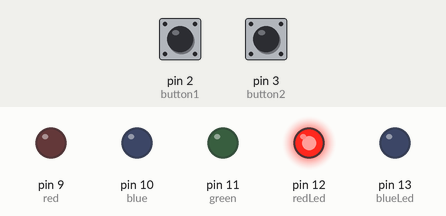
Simulated run of this sketch. Board: Arduino Uno, built with avr-gcc and run on an emulated ATmega328P. On the bench: output pins drawn as LEDs (lit = HIGH). Dashed ring = blinking. Inputs (shaded band) come from the test bench; at power-on: pin 2 (button1) LOW, pin 3 (button2) LOW.

Above: at 1.2 s.
1.3 s: pin 2 (button1) pulled HIGH for 0.15 s
At 2.6 s:
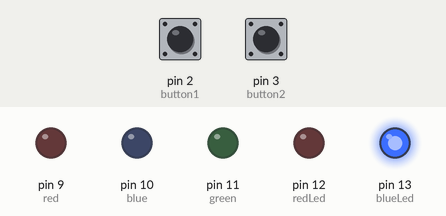
2.9 s: pin 3 (button2) pulled HIGH for 0.15 s
At 3.4 s:
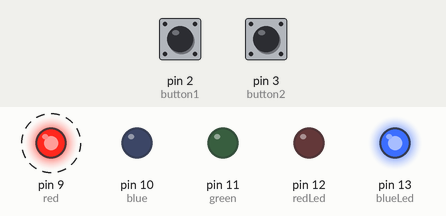
6.0 s: pin 3 (button2) pulled HIGH for 1 s
At 6.9 s:
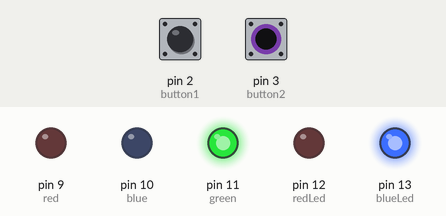
8.5 s: pin 3 (button2) pulled HIGH for 3.2 s
At 13.1 s:
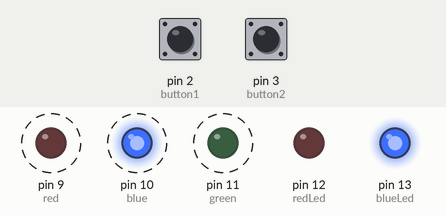
Timing chart, 0 to 15.7 s (numbered marks = the images above; inputs shaded):
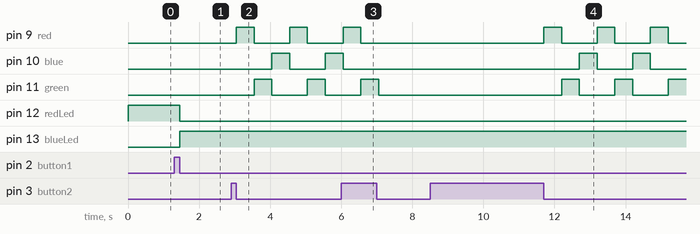

Measured:
- after the input at 1.3 s, pin 12 (redLed): HIGH → LOW after 0.15 s; pin 13 (blueLed): LOW → HIGH after 0.15 s
- after the input at 2.9 s, pin 9 (red): alternates HIGH for 0.50 s and LOW for 1.0 s, starting after 0.15 s; pin 10 (blue): LOW → HIGH after 1.2 s, → LOW 0.50 s later, → HIGH 1.0 s later; pin 11 (green): alternates HIGH for 0.50 s and LOW for 1.0 s, starting after 0.65 s
- after the input at 6.0 s, pin 9 (red): goes on until 6.6 s, then stays LOW; pin 10 (blue): goes on until 6.1 s, then stays LOW; pin 11 (green): goes on until 7.1 s, then stays LOW
- after the input at 8.5 s, pin 9 (red): alternates HIGH for 0.50 s and LOW for 1.0 s, starting after 3.2 s; pin 10 (blue): alternates HIGH for 0.50 s and LOW for 1.0 s, starting after 4.2 s; pin 11 (green): alternates HIGH for 0.50 s and LOW for 1.0 s, starting after 3.7 s

The sketch:

lab_5.ino
```cpp
/*
Miguel Andrade
Tuesday October 10th, 2023
Using Buttons to change LEDS and RGB and cycle between
*/


int redLed = 12;
int blueLed = 13; //The blue LED is connected pin 13 of the Arduino.
int button1 = 2; //The button 1 connect to pin 2 of the Arduino.
int button2 = 3; //The buttons 2 ic connected to pin 3

int red = 9; //rgb pins
int blue = 10;
int green = 11;

int buttonState1 = 0;
int buttonState2 = 1;
int count = 0; //count sfor lvl3

int countBR = 0; //counts f or lvl 4
int countRGB = 0;

void loop() {
  //level1();
  //level2();
  //level3();
  level4();


}
//function for lvl3
void lightOff() {
  count = 1;
}


void setup() { //The Setup function runs once
pinMode(blueLed, OUTPUT); //Setup blue LED pin as an output pin.
pinMode(redLed, OUTPUT);
pinMode(button1, INPUT); //Setup button1 pin as an input pin.
pinMode(button2, INPUT);
pinMode(red, OUTPUT);
pinMode(green, OUTPUT);
pinMode(blue, OUTPUT);
  //intruput changing the value from higher to lower
attachInterrupt(digitalPinToInterrupt(button2), lightOff, FALLING);
Serial.begin(9600);
 //leve 4 intruputts for when pin goes high to low
attachInterrupt(digitalPinToInterrupt(button1), toggleButton1, FALLING);
  attachInterrupt(digitalPinToInterrupt(button2), toggleButton2, FALLING);

}


void level1() { //Loops level one


  if (digitalRead(button1) == HIGH) { //Check to see if button1 is pressed.
digitalWrite(blueLed, HIGH);//Turn on the blue LED.
} else {
digitalWrite(blueLed, LOW); //Turn off the blue LED.
}


}


void level2() {

    if (digitalRead(button1) == HIGH) { //Check to see if button1 is pressed.
digitalWrite(blueLed, HIGH);//Turn on the blue LED.
} else {
digitalWrite(blueLed, LOW); //Turn off the blue LED.
}

  if (digitalRead(button2) == HIGH) { //Check to see if button1 is pressed.
digitalWrite(redLed, HIGH);//Turn on the blue LED.
} else {
digitalWrite(redLed, LOW); //Turn off the blue LED.
}


}

void level3() {


   buttonState1 = digitalRead(button1);
  buttonState2 = digitalRead(button2);
//checks if button1 was clicked and if the count = 0
  while (buttonState1 == HIGH && count == 0) {
    digitalWrite(red, HIGH);
    digitalWrite(green, LOW);
    digitalWrite(blue, LOW);
    delay(500);

    digitalWrite(red, LOW);
    digitalWrite(green, HIGH);
    digitalWrite(blue, LOW);
    delay(500);

    digitalWrite(red, LOW);
    digitalWrite(green, LOW);
    digitalWrite(blue, HIGH);
    delay(500);
  }

//if button2 is clicked shut off rgb
  if (buttonState2 == LOW) {
    digitalWrite(red, LOW);
    digitalWrite(green, LOW);
    digitalWrite(blue, LOW);
    count = 0;
  }
}

void level4(){
  //if first button is off, turn red LED on, and turn off blue LED and RGB led
  if(countBR == 0){
    digitalWrite(redLed, HIGH);
    digitalWrite(blueLed, LOW);
    digitalWrite(red, LOW);
    digitalWrite(green, LOW);
    digitalWrite(blue, LOW);
  }
  //if first button is on turn blue LED on and turn off red LED
  if(countBR == 1){
    digitalWrite(redLed, LOW);
    digitalWrite(blueLed, HIGH);
    //second button off turn rgb off
    if(countRGB == 0){
      digitalWrite(red, LOW);
      digitalWrite(green, LOW);
      digitalWrite(blue, LOW);
    }
    //if seconnd button is on turn rgb on cycle and 3 checks
    if(countRGB == 1){
      digitalWrite(red, HIGH);
      digitalWrite(green, LOW);
      digitalWrite(blue, LOW);
      delay(500);

      if(countRGB == 1){
      	digitalWrite(green, HIGH);
        digitalWrite(red, LOW);
        digitalWrite(blue, LOW);
        delay(500);
      }
      if(countRGB == 1){
        digitalWrite(blue, HIGH);
        digitalWrite(red, LOW);
        digitalWrite(green, LOW);
        delay(500);
      }
    }
  }
}
//checkfs for buttons clicks

void toggleButton1(){
  if(countBR == 0){
  	countBR = 1;
  }else if(countBR == 1){
    countRGB = 0;
  	countBR = 0;
  }
}
//checks for button clicks
void toggleButton2(){

   if(countRGB == 0){
  	 countRGB = 1;
   }else if(countRGB == 1){
  	 countRGB = 0;
   }

}
```
